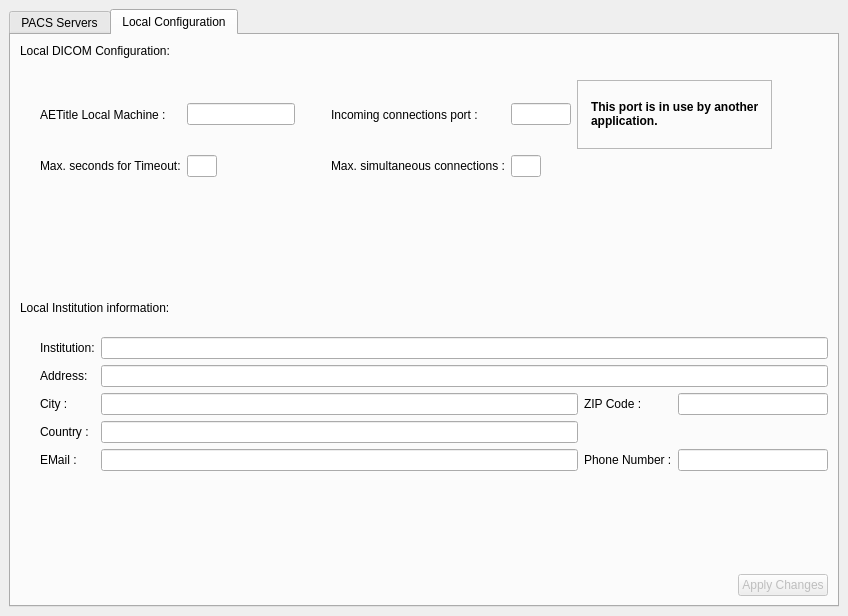
<ui version="4.0" >
 <class>QConfigurationScreenBase</class>
 <widget class="QWidget" name="QConfigurationScreenBase" >
  <property name="geometry" >
   <rect>
    <x>0</x>
    <y>0</y>
    <width>848</width>
    <height>616</height>
   </rect>
  </property>
  <property name="sizePolicy" >
   <sizepolicy>
    <hsizetype>3</hsizetype>
    <vsizetype>5</vsizetype>
    <horstretch>0</horstretch>
    <verstretch>0</verstretch>
   </sizepolicy>
  </property>
  <property name="maximumSize" >
   <size>
    <width>20000</width>
    <height>5000</height>
   </size>
  </property>
  <property name="windowTitle" >
   <string>PACS Configuration</string>
  </property>
  <property name="windowIcon" >
   <iconset resource="../main/main.qrc" >:/images/pacsServer.png</iconset>
  </property>
  <layout class="QGridLayout" >
   <property name="margin" >
    <number>9</number>
   </property>
   <property name="spacing" >
    <number>6</number>
   </property>
   <item row="0" column="0" >
    <widget class="QTabWidget" name="tabConfiguration" >
     <property name="sizePolicy" >
      <sizepolicy>
       <hsizetype>7</hsizetype>
       <vsizetype>7</vsizetype>
       <horstretch>0</horstretch>
       <verstretch>0</verstretch>
      </sizepolicy>
     </property>
     <property name="maximumSize" >
      <size>
       <width>32767</width>
       <height>32767</height>
      </size>
     </property>
     <property name="toolTip" >
      <string/>
     </property>
     <property name="whatsThis" >
      <string/>
     </property>
     <property name="currentIndex" >
      <number>1</number>
     </property>
     <widget class="QWidget" name="tab_3" >
      <attribute name="title" >
       <string>PACS Servers</string>
      </attribute>
      <layout class="QVBoxLayout" >
       <property name="margin" >
        <number>9</number>
       </property>
       <property name="spacing" >
        <number>6</number>
       </property>
       <item>
        <widget class="QLabel" name="label_10" >
         <property name="text" >
          <string>DICOM PACS Servers for DICOM Query/Retrieve:</string>
         </property>
        </widget>
       </item>
       <item>
        <widget class="QTreeWidget" name="m_PacsTreeView" >
         <property name="frameShadow" >
          <enum>QFrame::Sunken</enum>
         </property>
         <property name="alternatingRowColors" >
          <bool>true</bool>
         </property>
         <property name="selectionBehavior" >
          <enum>QAbstractItemView::SelectRows</enum>
         </property>
         <property name="indentation" >
          <number>20</number>
         </property>
         <property name="rootIsDecorated" >
          <bool>false</bool>
         </property>
         <property name="uniformRowHeights" >
          <bool>false</bool>
         </property>
         <property name="itemsExpandable" >
          <bool>false</bool>
         </property>
         <property name="sortingEnabled" >
          <bool>true</bool>
         </property>
         <column>
          <property name="text" >
           <string>PacsId</string>
          </property>
         </column>
         <column>
          <property name="text" >
           <string>AETitle</string>
          </property>
         </column>
         <column>
          <property name="text" >
           <string>Address</string>
          </property>
         </column>
         <column>
          <property name="text" >
           <string>Port</string>
          </property>
         </column>
         <column>
          <property name="text" >
           <string>Institution</string>
          </property>
         </column>
         <column>
          <property name="text" >
           <string>Location</string>
          </property>
         </column>
         <column>
          <property name="text" >
           <string>Description</string>
          </property>
         </column>
         <column>
          <property name="text" >
           <string>Default</string>
          </property>
         </column>
        </widget>
       </item>
       <item>
        <layout class="QHBoxLayout" >
         <property name="margin" >
          <number>0</number>
         </property>
         <property name="spacing" >
          <number>6</number>
         </property>
         <item>
          <spacer>
           <property name="orientation" >
            <enum>Qt::Horizontal</enum>
           </property>
           <property name="sizeHint" >
            <size>
             <width>40</width>
             <height>20</height>
            </size>
           </property>
          </spacer>
         </item>
         <item>
          <widget class="QPushButton" name="m_buttonDeletePacs" >
           <property name="toolTip" >
            <string>Delete selected Pacs</string>
           </property>
           <property name="text" >
            <string>Delete</string>
           </property>
          </widget>
         </item>
         <item>
          <widget class="QPushButton" name="m_buttonTestPacs" >
           <property name="enabled" >
            <bool>true</bool>
           </property>
           <property name="toolTip" >
            <string>Test if selected Pacs is alive</string>
           </property>
           <property name="text" >
            <string>Test</string>
           </property>
          </widget>
         </item>
        </layout>
       </item>
       <item>
        <spacer>
         <property name="orientation" >
          <enum>Qt::Vertical</enum>
         </property>
         <property name="sizeHint" >
          <size>
           <width>796</width>
           <height>16</height>
          </size>
         </property>
        </spacer>
       </item>
       <item>
        <layout class="QHBoxLayout" >
         <property name="margin" >
          <number>0</number>
         </property>
         <property name="spacing" >
          <number>6</number>
         </property>
         <item>
          <widget class="QLabel" name="label_11" >
           <property name="text" >
            <string>Modify selected PACS Server/Add new PACS Server:</string>
           </property>
          </widget>
         </item>
        </layout>
       </item>
       <item>
        <spacer>
         <property name="orientation" >
          <enum>Qt::Vertical</enum>
         </property>
         <property name="sizeType" >
          <enum>QSizePolicy::Preferred</enum>
         </property>
         <property name="sizeHint" >
          <size>
           <width>796</width>
           <height>16</height>
          </size>
         </property>
        </spacer>
       </item>
       <item>
        <layout class="QHBoxLayout" >
         <property name="margin" >
          <number>0</number>
         </property>
         <property name="spacing" >
          <number>6</number>
         </property>
         <item>
          <spacer>
           <property name="orientation" >
            <enum>Qt::Horizontal</enum>
           </property>
           <property name="sizeType" >
            <enum>QSizePolicy::Preferred</enum>
           </property>
           <property name="sizeHint" >
            <size>
             <width>20</width>
             <height>20</height>
            </size>
           </property>
          </spacer>
         </item>
         <item>
          <layout class="QVBoxLayout" >
           <property name="margin" >
            <number>0</number>
           </property>
           <property name="spacing" >
            <number>6</number>
           </property>
           <item>
            <layout class="QHBoxLayout" >
             <property name="margin" >
              <number>0</number>
             </property>
             <property name="spacing" >
              <number>6</number>
             </property>
             <item>
              <layout class="QGridLayout" >
               <property name="margin" >
                <number>0</number>
               </property>
               <property name="spacing" >
                <number>6</number>
               </property>
               <item row="2" column="1" >
                <spacer>
                 <property name="orientation" >
                  <enum>Qt::Horizontal</enum>
                 </property>
                 <property name="sizeHint" >
                  <size>
                   <width>40</width>
                   <height>20</height>
                  </size>
                 </property>
                </spacer>
               </item>
               <item row="0" column="0" colspan="2" >
                <widget class="QLabel" name="textLabel1_2" >
                 <property name="text" >
                  <string>AE Title :</string>
                 </property>
                </widget>
               </item>
               <item row="1" column="0" colspan="2" >
                <widget class="QLabel" name="textLabel3_5" >
                 <property name="text" >
                  <string>Address :</string>
                 </property>
                </widget>
               </item>
               <item row="2" column="2" colspan="2" >
                <widget class="QLineEdit" name="m_textPort" >
                 <property name="maximumSize" >
                  <size>
                   <width>67</width>
                   <height>32767</height>
                  </size>
                 </property>
                </widget>
               </item>
               <item row="0" column="2" colspan="4" >
                <widget class="QLineEdit" name="m_textAETitle" >
                 <property name="maxLength" >
                  <number>16</number>
                 </property>
                </widget>
               </item>
               <item row="2" column="0" >
                <widget class="QLabel" name="textLabel4_2" >
                 <property name="text" >
                  <string>Port :</string>
                 </property>
                </widget>
               </item>
               <item row="1" column="2" colspan="4" >
                <widget class="QLineEdit" name="m_textAddress" />
               </item>
               <item row="2" column="4" >
                <widget class="QCheckBox" name="m_checkDefault" >
                 <property name="text" >
                  <string>Mark as default server</string>
                 </property>
                </widget>
               </item>
              </layout>
             </item>
             <item>
              <spacer>
               <property name="orientation" >
                <enum>Qt::Horizontal</enum>
               </property>
               <property name="sizeType" >
                <enum>QSizePolicy::Maximum</enum>
               </property>
               <property name="sizeHint" >
                <size>
                 <width>40</width>
                 <height>20</height>
                </size>
               </property>
              </spacer>
             </item>
             <item>
              <layout class="QGridLayout" >
               <property name="margin" >
                <number>0</number>
               </property>
               <property name="spacing" >
                <number>6</number>
               </property>
               <item row="2" column="1" >
                <widget class="QLineEdit" name="m_textDescription" />
               </item>
               <item row="1" column="0" >
                <widget class="QLabel" name="textLabel7_6" >
                 <property name="text" >
                  <string>Location :</string>
                 </property>
                </widget>
               </item>
               <item row="0" column="1" >
                <widget class="QLineEdit" name="m_textInstitution" />
               </item>
               <item row="2" column="0" >
                <widget class="QLabel" name="textLabel8_6" >
                 <property name="text" >
                  <string>Description :</string>
                 </property>
                </widget>
               </item>
               <item row="0" column="0" >
                <widget class="QLabel" name="textLabel6_7" >
                 <property name="text" >
                  <string>Institution :</string>
                 </property>
                </widget>
               </item>
               <item row="1" column="1" >
                <widget class="QLineEdit" name="m_textLocation" />
               </item>
              </layout>
             </item>
            </layout>
           </item>
           <item>
            <layout class="QHBoxLayout" >
             <property name="margin" >
              <number>0</number>
             </property>
             <property name="spacing" >
              <number>6</number>
             </property>
             <item>
              <spacer>
               <property name="orientation" >
                <enum>Qt::Horizontal</enum>
               </property>
               <property name="sizeHint" >
                <size>
                 <width>40</width>
                 <height>20</height>
                </size>
               </property>
              </spacer>
             </item>
             <item>
              <widget class="QPushButton" name="m_buttonAddPacs" >
               <property name="toolTip" >
                <string>Add the new Pacs to the list</string>
               </property>
               <property name="text" >
                <string>Add as new server</string>
               </property>
              </widget>
             </item>
             <item>
              <widget class="QPushButton" name="m_buttonUpdatePacs" >
               <property name="toolTip" >
                <string>Update the parameters of the selected Pacs</string>
               </property>
               <property name="text" >
                <string>Update configuration</string>
               </property>
              </widget>
             </item>
            </layout>
           </item>
          </layout>
         </item>
        </layout>
       </item>
       <item>
        <spacer>
         <property name="orientation" >
          <enum>Qt::Vertical</enum>
         </property>
         <property name="sizeHint" >
          <size>
           <width>20</width>
           <height>40</height>
          </size>
         </property>
        </spacer>
       </item>
      </layout>
     </widget>
     <widget class="QWidget" name="TabPage_2" >
      <attribute name="title" >
       <string>Local Configuration</string>
      </attribute>
      <layout class="QGridLayout" >
       <property name="margin" >
        <number>9</number>
       </property>
       <property name="spacing" >
        <number>6</number>
       </property>
       <item row="2" column="0" >
        <layout class="QGridLayout" >
         <property name="margin" >
          <number>0</number>
         </property>
         <property name="spacing" >
          <number>6</number>
         </property>
         <item row="0" column="4" >
          <widget class="QLabel" name="textLabel6" >
           <property name="sizePolicy" >
            <sizepolicy>
             <hsizetype>5</hsizetype>
             <vsizetype>3</vsizetype>
             <horstretch>0</horstretch>
             <verstretch>0</verstretch>
            </sizepolicy>
           </property>
           <property name="minimumSize" >
            <size>
             <width>120</width>
             <height>0</height>
            </size>
           </property>
           <property name="text" >
            <string>Incoming connections port :</string>
           </property>
          </widget>
         </item>
         <item row="0" column="2" >
          <widget class="QLineEdit" name="m_textAETitleMachine" >
           <property name="sizePolicy" >
            <sizepolicy>
             <hsizetype>5</hsizetype>
             <vsizetype>0</vsizetype>
             <horstretch>0</horstretch>
             <verstretch>0</verstretch>
            </sizepolicy>
           </property>
           <property name="maxLength" >
            <number>16</number>
           </property>
          </widget>
         </item>
         <item row="1" column="4" >
          <widget class="QLabel" name="textLabel7" >
           <property name="sizePolicy" >
            <sizepolicy>
             <hsizetype>5</hsizetype>
             <vsizetype>5</vsizetype>
             <horstretch>0</horstretch>
             <verstretch>0</verstretch>
            </sizepolicy>
           </property>
           <property name="text" >
            <string>Max. simultaneous connections :</string>
           </property>
          </widget>
         </item>
         <item row="0" column="6" >
          <widget class="QFrame" name="m_warningFrameIncomingConnectionsPortInUse" >
           <property name="sizePolicy" >
            <sizepolicy>
             <hsizetype>7</hsizetype>
             <vsizetype>5</vsizetype>
             <horstretch>0</horstretch>
             <verstretch>0</verstretch>
            </sizepolicy>
           </property>
           <property name="frameShape" >
            <enum>QFrame::StyledPanel</enum>
           </property>
           <property name="frameShadow" >
            <enum>QFrame::Raised</enum>
           </property>
           <layout class="QGridLayout" >
            <property name="margin" >
             <number>0</number>
            </property>
            <property name="spacing" >
             <number>6</number>
            </property>
            <item row="0" column="0" >
             <widget class="QLabel" name="label_16" >
              <property name="sizePolicy" >
               <sizepolicy>
                <hsizetype>1</hsizetype>
                <vsizetype>1</vsizetype>
                <horstretch>0</horstretch>
                <verstretch>0</verstretch>
               </sizepolicy>
              </property>
              <property name="text" >
               <string/>
              </property>
              <property name="pixmap" >
               <pixmap resource="../main/main.qrc" >:/images/small-warning.png</pixmap>
              </property>
             </widget>
            </item>
            <item row="0" column="1" >
             <widget class="QLabel" name="label_13" >
              <property name="sizePolicy" >
               <sizepolicy>
                <hsizetype>7</hsizetype>
                <vsizetype>7</vsizetype>
                <horstretch>0</horstretch>
                <verstretch>0</verstretch>
               </sizepolicy>
              </property>
              <property name="minimumSize" >
               <size>
                <width>180</width>
                <height>0</height>
               </size>
              </property>
              <property name="text" >
               <string>&lt;b>This port is in use by another application.&lt;/b></string>
              </property>
              <property name="wordWrap" >
               <bool>true</bool>
              </property>
              <property name="indent" >
               <number>-1</number>
              </property>
             </widget>
            </item>
           </layout>
          </widget>
         </item>
         <item row="1" column="2" >
          <widget class="QLineEdit" name="m_textTimeout" >
           <property name="sizePolicy" >
            <sizepolicy>
             <hsizetype>5</hsizetype>
             <vsizetype>0</vsizetype>
             <horstretch>0</horstretch>
             <verstretch>0</verstretch>
            </sizepolicy>
           </property>
           <property name="maximumSize" >
            <size>
             <width>30</width>
             <height>16777215</height>
            </size>
           </property>
          </widget>
         </item>
         <item row="0" column="5" >
          <widget class="QLineEdit" name="m_textLocalPort" >
           <property name="maximumSize" >
            <size>
             <width>60</width>
             <height>16777215</height>
            </size>
           </property>
          </widget>
         </item>
         <item row="1" column="1" >
          <widget class="QLabel" name="textLabel5" >
           <property name="text" >
            <string>Max. seconds for Timeout:</string>
           </property>
          </widget>
         </item>
         <item rowspan="2" row="0" column="3" >
          <spacer>
           <property name="orientation" >
            <enum>Qt::Horizontal</enum>
           </property>
           <property name="sizeType" >
            <enum>QSizePolicy::Fixed</enum>
           </property>
           <property name="sizeHint" >
            <size>
             <width>30</width>
             <height>61</height>
            </size>
           </property>
          </spacer>
         </item>
         <item row="0" column="1" >
          <widget class="QLabel" name="textLabel3" >
           <property name="text" >
            <string>AETitle Local Machine :</string>
           </property>
          </widget>
         </item>
         <item rowspan="2" row="0" column="0" >
          <spacer>
           <property name="orientation" >
            <enum>Qt::Horizontal</enum>
           </property>
           <property name="sizeType" >
            <enum>QSizePolicy::Preferred</enum>
           </property>
           <property name="sizeHint" >
            <size>
             <width>20</width>
             <height>87</height>
            </size>
           </property>
          </spacer>
         </item>
         <item row="1" column="5" >
          <widget class="QLineEdit" name="m_textMaxConnections" >
           <property name="maximumSize" >
            <size>
             <width>30</width>
             <height>16777215</height>
            </size>
           </property>
          </widget>
         </item>
         <item rowspan="2" row="0" column="7" >
          <spacer>
           <property name="orientation" >
            <enum>Qt::Horizontal</enum>
           </property>
           <property name="sizeType" >
            <enum>QSizePolicy::Expanding</enum>
           </property>
           <property name="sizeHint" >
            <size>
             <width>21</width>
             <height>81</height>
            </size>
           </property>
          </spacer>
         </item>
        </layout>
       </item>
       <item row="0" column="0" >
        <widget class="QLabel" name="label_15" >
         <property name="text" >
          <string>Local DICOM Configuration:</string>
         </property>
        </widget>
       </item>
       <item row="3" column="0" >
        <spacer>
         <property name="orientation" >
          <enum>Qt::Horizontal</enum>
         </property>
         <property name="sizeType" >
          <enum>QSizePolicy::Preferred</enum>
         </property>
         <property name="sizeHint" >
          <size>
           <width>20</width>
           <height>20</height>
          </size>
         </property>
        </spacer>
       </item>
       <item row="9" column="0" >
        <layout class="QHBoxLayout" >
         <property name="margin" >
          <number>0</number>
         </property>
         <property name="spacing" >
          <number>6</number>
         </property>
         <item>
          <spacer>
           <property name="orientation" >
            <enum>Qt::Horizontal</enum>
           </property>
           <property name="sizeType" >
            <enum>QSizePolicy::Expanding</enum>
           </property>
           <property name="sizeHint" >
            <size>
             <width>81</width>
             <height>20</height>
            </size>
           </property>
          </spacer>
         </item>
         <item>
          <widget class="QPushButton" name="m_buttonApplyPacs" >
           <property name="enabled" >
            <bool>false</bool>
           </property>
           <property name="toolTip" >
            <string>Apply changes</string>
           </property>
           <property name="layoutDirection" >
            <enum>Qt::RightToLeft</enum>
           </property>
           <property name="text" >
            <string>Apply Changes</string>
           </property>
          </widget>
         </item>
        </layout>
       </item>
       <item row="8" column="0" >
        <spacer>
         <property name="orientation" >
          <enum>Qt::Vertical</enum>
         </property>
         <property name="sizeHint" >
          <size>
           <width>20</width>
           <height>40</height>
          </size>
         </property>
        </spacer>
       </item>
       <item row="7" column="0" >
        <layout class="QHBoxLayout" >
         <property name="margin" >
          <number>0</number>
         </property>
         <property name="spacing" >
          <number>6</number>
         </property>
         <item>
          <spacer>
           <property name="orientation" >
            <enum>Qt::Horizontal</enum>
           </property>
           <property name="sizeType" >
            <enum>QSizePolicy::Preferred</enum>
           </property>
           <property name="sizeHint" >
            <size>
             <width>20</width>
             <height>20</height>
            </size>
           </property>
          </spacer>
         </item>
         <item>
          <layout class="QGridLayout" >
           <property name="margin" >
            <number>0</number>
           </property>
           <property name="spacing" >
            <number>6</number>
           </property>
           <item row="3" column="1" >
            <widget class="QLineEdit" name="m_textInstitutionCountry" >
             <property name="minimumSize" >
              <size>
               <width>150</width>
               <height>0</height>
              </size>
             </property>
            </widget>
           </item>
           <item row="4" column="2" >
            <widget class="QLabel" name="label_9" >
             <property name="text" >
              <string>Phone Number :</string>
             </property>
            </widget>
           </item>
           <item row="0" column="1" colspan="3" >
            <widget class="QLineEdit" name="m_textInstitutionName" >
             <property name="minimumSize" >
              <size>
               <width>300</width>
               <height>0</height>
              </size>
             </property>
            </widget>
           </item>
           <item row="2" column="1" >
            <widget class="QLineEdit" name="m_textInstitutionTown" >
             <property name="minimumSize" >
              <size>
               <width>130</width>
               <height>0</height>
              </size>
             </property>
            </widget>
           </item>
           <item row="2" column="2" >
            <widget class="QLabel" name="label_6" >
             <property name="text" >
              <string>ZIP Code :</string>
             </property>
            </widget>
           </item>
           <item row="2" column="0" >
            <widget class="QLabel" name="label_5" >
             <property name="text" >
              <string>City :</string>
             </property>
            </widget>
           </item>
           <item row="2" column="3" >
            <widget class="QLineEdit" name="m_textInstitutionZipCode" >
             <property name="maximumSize" >
              <size>
               <width>150</width>
               <height>16777215</height>
              </size>
             </property>
            </widget>
           </item>
           <item row="1" column="1" colspan="3" >
            <widget class="QLineEdit" name="m_textInstitutionAddress" >
             <property name="minimumSize" >
              <size>
               <width>180</width>
               <height>0</height>
              </size>
             </property>
            </widget>
           </item>
           <item row="1" column="0" >
            <widget class="QLabel" name="label_4" >
             <property name="text" >
              <string>Address: </string>
             </property>
            </widget>
           </item>
           <item row="4" column="3" >
            <widget class="QLineEdit" name="m_textInstitutionPhoneNumber" >
             <property name="minimumSize" >
              <size>
               <width>100</width>
               <height>0</height>
              </size>
             </property>
             <property name="maximumSize" >
              <size>
               <width>150</width>
               <height>16777215</height>
              </size>
             </property>
            </widget>
           </item>
           <item row="3" column="0" >
            <widget class="QLabel" name="label_7" >
             <property name="text" >
              <string>Country :</string>
             </property>
            </widget>
           </item>
           <item row="0" column="0" >
            <widget class="QLabel" name="label_3" >
             <property name="text" >
              <string>Institution:</string>
             </property>
            </widget>
           </item>
           <item row="4" column="0" >
            <widget class="QLabel" name="label_8" >
             <property name="text" >
              <string>EMail :</string>
             </property>
            </widget>
           </item>
           <item row="4" column="1" >
            <widget class="QLineEdit" name="m_textInstitutionEmail" >
             <property name="minimumSize" >
              <size>
               <width>120</width>
               <height>0</height>
              </size>
             </property>
            </widget>
           </item>
          </layout>
         </item>
        </layout>
       </item>
       <item row="6" column="0" >
        <spacer>
         <property name="orientation" >
          <enum>Qt::Vertical</enum>
         </property>
         <property name="sizeType" >
          <enum>QSizePolicy::Preferred</enum>
         </property>
         <property name="sizeHint" >
          <size>
           <width>796</width>
           <height>16</height>
          </size>
         </property>
        </spacer>
       </item>
       <item row="5" column="0" >
        <widget class="QLabel" name="label_14" >
         <property name="text" >
          <string>Local Institution information:</string>
         </property>
        </widget>
       </item>
       <item row="4" column="0" >
        <spacer>
         <property name="orientation" >
          <enum>Qt::Vertical</enum>
         </property>
         <property name="sizeType" >
          <enum>QSizePolicy::Expanding</enum>
         </property>
         <property name="sizeHint" >
          <size>
           <width>796</width>
           <height>30</height>
          </size>
         </property>
        </spacer>
       </item>
       <item row="1" column="0" >
        <spacer>
         <property name="orientation" >
          <enum>Qt::Vertical</enum>
         </property>
         <property name="sizeType" >
          <enum>QSizePolicy::Preferred</enum>
         </property>
         <property name="sizeHint" >
          <size>
           <width>796</width>
           <height>16</height>
          </size>
         </property>
        </spacer>
       </item>
      </layout>
     </widget>
    </widget>
   </item>
  </layout>
 </widget>
 <layoutdefault spacing="6" margin="11" />
 <tabstops>
  <tabstop>tabConfiguration</tabstop>
  <tabstop>m_PacsTreeView</tabstop>
  <tabstop>m_textAETitle</tabstop>
  <tabstop>m_textAddress</tabstop>
  <tabstop>m_textPort</tabstop>
  <tabstop>m_checkDefault</tabstop>
  <tabstop>m_textInstitution</tabstop>
  <tabstop>m_textLocation</tabstop>
  <tabstop>m_textDescription</tabstop>
  <tabstop>m_buttonAddPacs</tabstop>
  <tabstop>m_buttonUpdatePacs</tabstop>
  <tabstop>m_buttonDeletePacs</tabstop>
  <tabstop>m_buttonTestPacs</tabstop>
  <tabstop>m_textAETitleMachine</tabstop>
  <tabstop>m_textLocalPort</tabstop>
  <tabstop>m_textTimeout</tabstop>
  <tabstop>m_textMaxConnections</tabstop>
  <tabstop>m_textInstitutionName</tabstop>
  <tabstop>m_textInstitutionAddress</tabstop>
  <tabstop>m_textInstitutionTown</tabstop>
  <tabstop>m_textInstitutionZipCode</tabstop>
  <tabstop>m_textInstitutionCountry</tabstop>
  <tabstop>m_textInstitutionEmail</tabstop>
  <tabstop>m_textInstitutionPhoneNumber</tabstop>
  <tabstop>m_buttonApplyPacs</tabstop>
 </tabstops>
 <resources>
  <include location="../main/main.qrc" />
 </resources>
 <connections/>
</ui>
